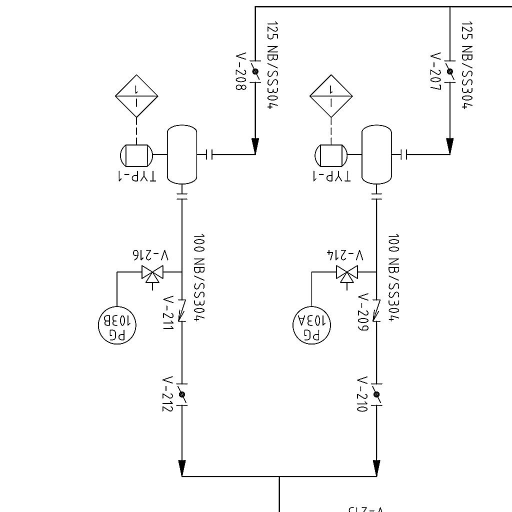
#> input picture ai_model/datasets/610233-GGL-PID_R8-For-Pani_page_4_3072_1024_rot180_png.rf.38909a8c1949f5395ee08eff62350780.jpg, 1024 x 1024 px (shown at 1/2 size)
$ python -i enhanced_processor.py   (imports and definitions only)   (older library calls are emulated)
#> lines starting #> are read from the running program, lines starting #| are printed output that depends on the picture; after the words box and inside, x2 and y2 are one past the last pixel; in counts of white or black regions, pixels touching at a corner belong together
#> further down, picture is the input picture: shape (1024, 1024, 3); min 0, max 255, mean 249.6
"""
Enhanced Document Processing Module
Implements advanced AI document processing techniques from research:
- Hybrid OCR + VLM pipeline
- Layout-aware segmentation
- Rotation-invariant text detection
- Semantic caching
- Multi-stage preprocessing

Based on research from:
- ArXiv 2411.03707 (semantic caching)
- Engineering Drawing Processing (layout segmentation)
- Complex Document Recognition (hybrid OCR+VLM)
"""

import cv2
import numpy as np
from typing import Dict, List, Optional, Tuple, Any
import logging
from dataclasses import dataclass
from enum import Enum
import hashlib
import json

logger = logging.getLogger(__name__)


class RegionType(Enum):
    """Types of document regions in HVAC blueprints"""
    TITLE_BLOCK = "title_block"
    MAIN_DRAWING = "main_drawing"
    SCHEDULE = "schedule"
    NOTES = "notes"
    LEGEND = "legend"
    DETAIL = "detail"
    UNKNOWN = "unknown"


@dataclass
class DocumentRegion:
    """Represents a detected region in a document"""
    bbox: Tuple[int, int, int, int]  # x, y, w, h
    region_type: RegionType
    confidence: float
    angle: float = 0.0  # Rotation angle in degrees


@dataclass
class TextBlock:
    """Represents detected text with metadata"""
    text: str
    bbox: Tuple[int, int, int, int]
    confidence: float
    angle: float
    region_type: RegionType


class QualityAssessment:
    """
    Assesses document quality and determines processing strategy
    Based on: Engineering Drawing Processing research
    """

    def __init__(self):
        self.min_resolution = 300  # DPI
        self.blur_threshold = 100

    # [43 lines left out: functions assess, _compute_quality_score, not called in this run]


class ImageEnhancement:
    """
    Multi-stage image enhancement pipeline
    Based on: Complex Document Recognition research
    """

    def __init__(self):
        self.clahe = cv2.createCLAHE(clipLimit=2.0, tileGridSize=(8, 8))

    # [35 lines left out: function process, not called in this run]


class LayoutSegmenter:
    """
    Layout-aware document segmentation
    Based on: Engineering Drawing Processing research

    Detects and segments document regions for specialized processing
    """

    def __init__(self):
        self.min_region_area = 1000

    # [86 lines left out: functions segment, _classify_region, _estimate_confidence, not called in this run]


class RotationInvariantOCR:
    """
    Rotation-invariant text detection and extraction
    Based on: Engineering Drawing Processing research

    Handles text at any angle (0-360°) common in engineering drawings
    """

    def __init__(self):
        self.angle_threshold = 5  # degrees

    def detect_text_regions(self, image: np.ndarray) -> List[Dict[str, Any]]:
        """
        Detect text regions with orientation

        Args:
            image: Input image

        Returns:
            List of text regions with bounding boxes and angles
        """
        text_regions = []

        # Use morphological operations to detect text-like regions
        gray = cv2.cvtColor(image, cv2.COLOR_BGR2GRAY) if len(image.shape) == 3 else image

        # Apply morphological gradient
        kernel = cv2.getStructuringElement(cv2.MORPH_RECT, (3, 3))
        gradient = cv2.morphologyEx(gray, cv2.MORPH_GRADIENT, kernel)
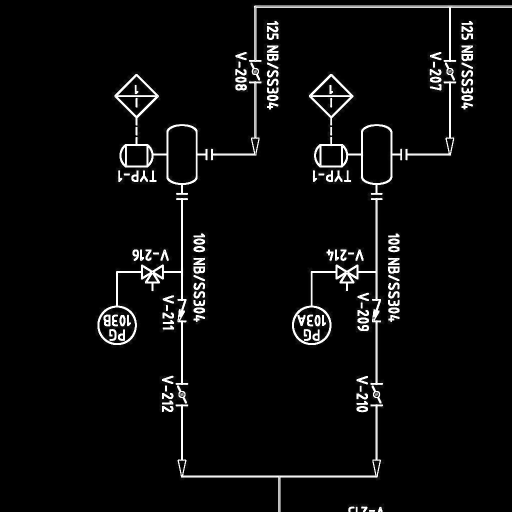
#> gradient: shape (1024, 1024) (shown at 1/2 size); min 0, max 255, mean 11.4

        # Threshold
        _, binary = cv2.threshold(gradient, 0, 255, cv2.THRESH_BINARY + cv2.THRESH_OTSU)
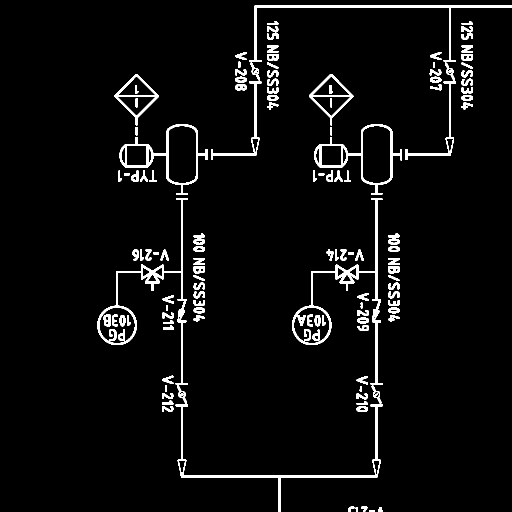
#> binary: shape (1024, 1024) (shown at 1/2 size); 4.2% white; 129 white regions, largest, box (x1, y1, x2, y2) and area: (584, 396, 766, 770) 4787, (195, 396, 376, 770) 4663, (351, 809, 766, 1024) 3263

        # Close gaps
        kernel = cv2.getStructuringElement(cv2.MORPH_RECT, (9, 1))
        closed = cv2.morphologyEx(binary, cv2.MORPH_CLOSE, kernel)
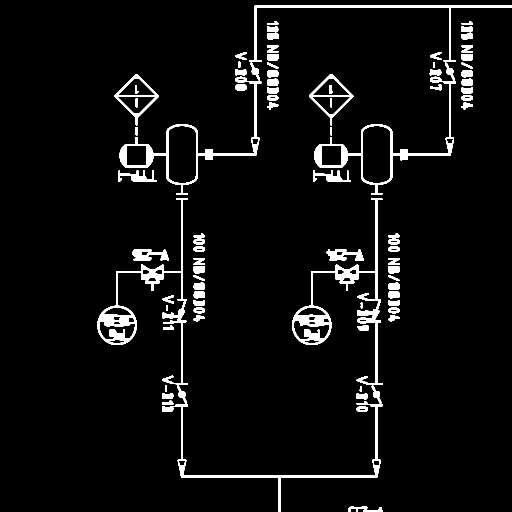
#> closed: shape (1024, 1024) (shown at 1/2 size); 4.9% white; 86 white regions

        # Find contours
        contours, _ = cv2.findContours(closed, cv2.RETR_EXTERNAL, cv2.CHAIN_APPROX_SIMPLE)
#> contours = 82 contours; largest, box (x1, y1, x2, y2) and area: (239, 153, 523, 390) 11690, (628, 153, 912, 390) 11644, (584, 396, 766, 770) 8863, (195, 396, 376, 770) 8564, (618, 148, 707, 251) 4132

        for contour in contours:
            area = cv2.contourArea(contour)
            if area < 100:  # Minimum text region size
                continue

            # Get rotated bounding box
            rect = cv2.minAreaRect(contour)
            box = cv2.boxPoints(rect)
            box = np.int0(box)

            # Extract angle
            angle = rect[2]
            if angle < -45:
                angle += 90

            text_regions.append({
                'bbox': box,
                'angle': angle,
                'center': rect[0],
                'size': rect[1]
            })
#> this loop made 82 passes
#> (area, rect, box, angle) on passes 1, 2, 3, 5, 6, 8: (301.5, ((730.5, 1018), (10, 67), -90), [[764, 1023], [697, 1023], [697, 1013], [764, 1013]], 0), (207.5, ((724, 817.5), (11, 22), -90), [[735, 823], [713, 823], [713, 812], [735, 812]], 0), (3199, ((546.3, 914.3), (441.2, 217.8), -1.06), [[327, 1027], [323, 809], [764, 801], [768, 1019]], -1.06), (199.5, ((724, 792.5), (11, 22), -90), [[735, 798], [713, 798], [713, 787], [735, 787]], 0), (193, ((335, 791.5), (11, 22), -90), [[346, 797], [324, 797], [324, 786], [346, 786]], 0), (236.5, ((752.6, 788.6), (13.84, 37.6), -10.01), [[749, 808], [742, 771], [756, 768], [762, 805]], -10.01)
#> (area, angle) on passes 62, 63, 70, 71, 72, 73: (195, 0), (190, 0), (268, 0), (267, 0), (141.5, 0), (138, 0)
#> after the loop, text_regions = 64 items

        return text_regions

    # [34 lines left out: function normalize_text_region, not called in this run]


class SemanticCache:
    """
    Semantic caching for document processing
    Based on: ArXiv 2411.03707 (LLMCache)

    Caches processing results based on semantic similarity to avoid redundant computation
    """

    def __init__(self, similarity_threshold: float = 0.85):
        self.cache: Dict[str, Any] = {}
        self.similarity_threshold = similarity_threshold

    # [37 lines left out: functions _compute_hash, get, set, not called in this run]

    def clear(self):
        """Clear cache"""
        self.cache.clear()


class EnhancedDocumentProcessor:
    """
    Enhanced multi-stage document processor implementing state-of-the-art techniques

    Pipeline stages:
    1. Quality Assessment
    2. Image Enhancement
    3. Layout Segmentation
    4. Rotation-Invariant Text Detection
    5. Hybrid OCR + VLM (prepared for integration)
    6. Semantic Validation
    7. Structured Output
    """

    # [143 lines left out: functions __init__, process, process_region, _process_title_block, _process_schedule, _process_drawing and 2 more, not called in this run]

>>> import cv2
>>> picture = cv2.imread('../../../ai_model/datasets/610233-GGL-PID_R8-For-Pani_page_4_3072_1024_rot180_png.rf.38909a8c1949f5395ee08eff62350780.jpg')
>>> result = RotationInvariantOCR().detect_text_regions(picture)
#> result = 64 items
